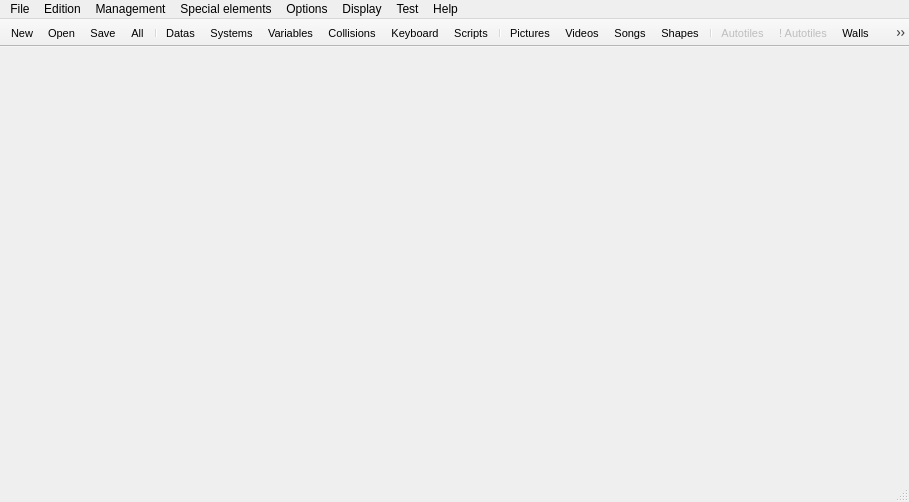
<?xml version="1.0" encoding="UTF-8"?>
<ui version="4.0">
 <class>MainWindow</class>
 <widget class="QMainWindow" name="MainWindow">
  <property name="windowModality">
   <enum>Qt::NonModal</enum>
  </property>
  <property name="enabled">
   <bool>true</bool>
  </property>
  <property name="geometry">
   <rect>
    <x>0</x>
    <y>0</y>
    <width>909</width>
    <height>502</height>
   </rect>
  </property>
  <property name="windowTitle">
   <string/>
  </property>
  <property name="toolButtonStyle">
   <enum>Qt::ToolButtonTextUnderIcon</enum>
  </property>
  <widget class="QWidget" name="centralWidget">
   <layout class="QGridLayout" name="gridLayout"/>
  </widget>
  <widget class="QMenuBar" name="menuBar">
   <property name="geometry">
    <rect>
     <x>0</x>
     <y>0</y>
     <width>909</width>
     <height>22</height>
    </rect>
   </property>
   <property name="acceptDrops">
    <bool>false</bool>
   </property>
   <property name="defaultUp">
    <bool>false</bool>
   </property>
   <property name="nativeMenuBar">
    <bool>false</bool>
   </property>
   <widget class="QMenu" name="menuFile">
    <property name="title">
     <string>File</string>
    </property>
    <widget class="QMenu" name="menuOpen_project">
     <property name="title">
      <string>Open project</string>
     </property>
     <property name="icon">
      <iconset resource="../ressources.qrc">
       <normaloff>:/icons/Ressources/open_file.png</normaloff>:/icons/Ressources/open_file.png</iconset>
     </property>
     <addaction name="actionBrowse"/>
    </widget>
    <addaction name="actionNew_project"/>
    <addaction name="menuOpen_project"/>
    <addaction name="separator"/>
    <addaction name="actionSave"/>
    <addaction name="actionSave_all"/>
    <addaction name="actionExport_standalone"/>
    <addaction name="actionClose_project"/>
    <addaction name="separator"/>
    <addaction name="actionQuit"/>
   </widget>
   <widget class="QMenu" name="menuTest">
    <property name="title">
     <string>Test</string>
    </property>
    <addaction name="actionPlay"/>
   </widget>
   <widget class="QMenu" name="menuManagement">
    <property name="title">
     <string>Management</string>
    </property>
    <addaction name="actionDatas_manager"/>
    <addaction name="actionSystems_manager"/>
    <addaction name="actionVariables_manager"/>
    <addaction name="actionCollisions_manager"/>
    <addaction name="actionKeyboard_controls"/>
    <addaction name="actionScripts_manager"/>
    <addaction name="actionPictures_manager"/>
    <addaction name="actionVideos_manager"/>
    <addaction name="actionSongs_manager"/>
    <addaction name="actionShapes_manager"/>
    <addaction name="separator"/>
    <addaction name="separator"/>
   </widget>
   <widget class="QMenu" name="menuOptions">
    <property name="title">
     <string>Options</string>
    </property>
    <addaction name="actionSet_BR_path_folder"/>
    <addaction name="actionDebug_options"/>
    <addaction name="actionGeneral_options"/>
    <addaction name="actionChange_language"/>
    <addaction name="actionAuto_update"/>
   </widget>
   <widget class="QMenu" name="menuSpecials">
    <property name="title">
     <string>Special elements</string>
    </property>
    <addaction name="actionAutotiles"/>
    <addaction name="actionAnimated_Autotiles"/>
    <addaction name="actionSprite_walls"/>
    <addaction name="action3D_objects"/>
    <addaction name="actionMountains"/>
   </widget>
   <widget class="QMenu" name="menuDisplay">
    <property name="title">
     <string>Display</string>
    </property>
    <addaction name="actionShow_Hide_grid"/>
    <addaction name="actionShow_Hide_square_informations"/>
   </widget>
   <widget class="QMenu" name="menuEdition">
    <property name="title">
     <string>Edition</string>
    </property>
    <addaction name="actionUndo"/>
    <addaction name="actionRedo"/>
    <addaction name="actionHeight_up"/>
    <addaction name="actionHeight_plus_up"/>
    <addaction name="actionHeight_down"/>
    <addaction name="actionHeight_plus_down"/>
   </widget>
   <widget class="QMenu" name="menuHelp">
    <property name="title">
     <string>Help</string>
    </property>
    <addaction name="actionAbout"/>
   </widget>
   <addaction name="menuFile"/>
   <addaction name="menuEdition"/>
   <addaction name="menuManagement"/>
   <addaction name="menuSpecials"/>
   <addaction name="menuOptions"/>
   <addaction name="menuDisplay"/>
   <addaction name="menuTest"/>
   <addaction name="menuHelp"/>
  </widget>
  <widget class="QToolBar" name="mainToolBar">
   <property name="enabled">
    <bool>true</bool>
   </property>
   <property name="font">
    <font>
     <pointsize>8</pointsize>
    </font>
   </property>
   <property name="movable">
    <bool>false</bool>
   </property>
   <property name="allowedAreas">
    <set>Qt::AllToolBarAreas</set>
   </property>
   <property name="floatable">
    <bool>false</bool>
   </property>
   <attribute name="toolBarArea">
    <enum>TopToolBarArea</enum>
   </attribute>
   <attribute name="toolBarBreak">
    <bool>false</bool>
   </attribute>
   <addaction name="actionNew_project"/>
   <addaction name="actionBrowse"/>
   <addaction name="actionSave"/>
   <addaction name="actionSave_all"/>
   <addaction name="separator"/>
   <addaction name="actionDatas_manager"/>
   <addaction name="actionSystems_manager"/>
   <addaction name="actionVariables_manager"/>
   <addaction name="actionCollisions_manager"/>
   <addaction name="actionKeyboard_controls"/>
   <addaction name="actionScripts_manager"/>
   <addaction name="separator"/>
   <addaction name="actionPictures_manager"/>
   <addaction name="actionVideos_manager"/>
   <addaction name="actionSongs_manager"/>
   <addaction name="actionShapes_manager"/>
   <addaction name="separator"/>
   <addaction name="actionAutotiles"/>
   <addaction name="actionAnimated_Autotiles"/>
   <addaction name="actionSprite_walls"/>
   <addaction name="action3D_objects"/>
   <addaction name="actionMountains"/>
   <addaction name="separator"/>
   <addaction name="actionPlay"/>
  </widget>
  <widget class="QStatusBar" name="statusBar"/>
  <action name="actionQuit">
   <property name="text">
    <string>Quit</string>
   </property>
   <property name="toolTip">
    <string>Quit the engine</string>
   </property>
   <property name="statusTip">
    <string>Quit the engine</string>
   </property>
   <property name="shortcut">
    <string>Ctrl+Q</string>
   </property>
  </action>
  <action name="actionNew_project">
   <property name="icon">
    <iconset resource="../ressources.qrc">
     <normaloff>:/icons/Ressources/new_file.png</normaloff>:/icons/Ressources/new_file.png</iconset>
   </property>
   <property name="text">
    <string>New project...</string>
   </property>
   <property name="iconText">
    <string>New</string>
   </property>
   <property name="shortcut">
    <string>Ctrl+N</string>
   </property>
  </action>
  <action name="actionBrowse">
   <property name="icon">
    <iconset resource="../ressources.qrc">
     <normaloff>:/icons/Ressources/open_file.png</normaloff>:/icons/Ressources/open_file.png</iconset>
   </property>
   <property name="text">
    <string>Browse...</string>
   </property>
   <property name="iconText">
    <string>Open</string>
   </property>
   <property name="toolTip">
    <string>Open an existing project</string>
   </property>
   <property name="shortcut">
    <string>Ctrl+O</string>
   </property>
  </action>
  <action name="actionClose_project">
   <property name="text">
    <string>Close project</string>
   </property>
   <property name="shortcut">
    <string>Ctrl+W</string>
   </property>
  </action>
  <action name="actionSave">
   <property name="icon">
    <iconset resource="../ressources.qrc">
     <normaloff>:/icons/Ressources/save.png</normaloff>:/icons/Ressources/save.png</iconset>
   </property>
   <property name="text">
    <string>Save</string>
   </property>
   <property name="shortcut">
    <string>Ctrl+S</string>
   </property>
  </action>
  <action name="actionPlay">
   <property name="icon">
    <iconset resource="../ressources.qrc">
     <normaloff>:/icons/Ressources/play.png</normaloff>:/icons/Ressources/play.png</iconset>
   </property>
   <property name="text">
    <string>Play</string>
   </property>
   <property name="toolTip">
    <string>Play your game!</string>
   </property>
   <property name="shortcut">
    <string>P</string>
   </property>
  </action>
  <action name="actionDatas_manager">
   <property name="icon">
    <iconset resource="../ressources.qrc">
     <normaloff>:/icons/Ressources/datas.png</normaloff>:/icons/Ressources/datas.png</iconset>
   </property>
   <property name="text">
    <string>Datas manager</string>
   </property>
   <property name="iconText">
    <string>Datas</string>
   </property>
   <property name="toolTip">
    <string>Datas manager of your project</string>
   </property>
   <property name="shortcut">
    <string>²</string>
   </property>
  </action>
  <action name="actionVariables_manager">
   <property name="icon">
    <iconset resource="../ressources.qrc">
     <normaloff>:/icons/Ressources/variables.png</normaloff>:/icons/Ressources/variables.png</iconset>
   </property>
   <property name="text">
    <string>Variables manager</string>
   </property>
   <property name="iconText">
    <string>Variables</string>
   </property>
   <property name="shortcut">
    <string>2</string>
   </property>
  </action>
  <action name="actionSystems_manager">
   <property name="icon">
    <iconset resource="../ressources.qrc">
     <normaloff>:/icons/Ressources/systems.png</normaloff>:/icons/Ressources/systems.png</iconset>
   </property>
   <property name="text">
    <string>Systems manager</string>
   </property>
   <property name="iconText">
    <string>Systems</string>
   </property>
   <property name="shortcut">
    <string>1</string>
   </property>
  </action>
  <action name="actionKeyboard_controls">
   <property name="icon">
    <iconset resource="../ressources.qrc">
     <normaloff>:/icons/Ressources/inputs.png</normaloff>:/icons/Ressources/inputs.png</iconset>
   </property>
   <property name="text">
    <string>Keyboard controls</string>
   </property>
   <property name="iconText">
    <string>Keyboard</string>
   </property>
   <property name="shortcut">
    <string>4</string>
   </property>
  </action>
  <action name="actionSave_all">
   <property name="icon">
    <iconset resource="../ressources.qrc">
     <normaloff>:/icons/Ressources/save.png</normaloff>:/icons/Ressources/save.png</iconset>
   </property>
   <property name="text">
    <string>Save all</string>
   </property>
   <property name="iconText">
    <string>All</string>
   </property>
   <property name="shortcut">
    <string>Ctrl+Shift+S</string>
   </property>
  </action>
  <action name="actionExport_standalone">
   <property name="text">
    <string>Export standalone...</string>
   </property>
   <property name="shortcut">
    <string>Ctrl+E</string>
   </property>
  </action>
  <action name="actionPictures_manager">
   <property name="icon">
    <iconset resource="../ressources.qrc">
     <normaloff>:/icons/Ressources/pictures.png</normaloff>:/icons/Ressources/pictures.png</iconset>
   </property>
   <property name="text">
    <string>Pictures manager</string>
   </property>
   <property name="iconText">
    <string>Pictures</string>
   </property>
   <property name="shortcut">
    <string>6</string>
   </property>
  </action>
  <action name="actionSet_BR_path_folder">
   <property name="text">
    <string>Set BR path folder...</string>
   </property>
   <property name="shortcut">
    <string>Shift+U</string>
   </property>
  </action>
  <action name="actionAutotiles">
   <property name="enabled">
    <bool>false</bool>
   </property>
   <property name="icon">
    <iconset resource="../ressources.qrc">
     <normaloff>:/icons/Ressources/autotile_toolbar.png</normaloff>:/icons/Ressources/autotile_toolbar.png</iconset>
   </property>
   <property name="text">
    <string>Autotiles</string>
   </property>
   <property name="shortcut">
    <string>Ctrl+1</string>
   </property>
  </action>
  <action name="actionSprite_walls">
   <property name="enabled">
    <bool>true</bool>
   </property>
   <property name="icon">
    <iconset resource="../ressources.qrc">
     <normaloff>:/icons/Ressources/walls_toolbar.png</normaloff>:/icons/Ressources/walls_toolbar.png</iconset>
   </property>
   <property name="text">
    <string>Sprite walls</string>
   </property>
   <property name="iconText">
    <string>Walls</string>
   </property>
   <property name="shortcut">
    <string>Ctrl+3</string>
   </property>
  </action>
  <action name="action3D_objects">
   <property name="enabled">
    <bool>true</bool>
   </property>
   <property name="icon">
    <iconset resource="../ressources.qrc">
     <normaloff>:/icons/Ressources/object_toolbar.png</normaloff>:/icons/Ressources/object_toolbar.png</iconset>
   </property>
   <property name="text">
    <string>3D objects</string>
   </property>
   <property name="iconText">
    <string>3D objects</string>
   </property>
   <property name="shortcut">
    <string>Ctrl+4</string>
   </property>
  </action>
  <action name="actionMountains">
   <property name="enabled">
    <bool>true</bool>
   </property>
   <property name="icon">
    <iconset resource="../ressources.qrc">
     <normaloff>:/icons/Ressources/mountain_toolbar.png</normaloff>:/icons/Ressources/mountain_toolbar.png</iconset>
   </property>
   <property name="text">
    <string>Mountains</string>
   </property>
   <property name="shortcut">
    <string>Ctrl+5</string>
   </property>
  </action>
  <action name="actionShow_Hide_grid">
   <property name="text">
    <string>Show / Hide grid</string>
   </property>
   <property name="shortcut">
    <string>G</string>
   </property>
  </action>
  <action name="actionShow_Hide_square_informations">
   <property name="text">
    <string>Show / Hide square informations</string>
   </property>
   <property name="shortcut">
    <string>I</string>
   </property>
  </action>
  <action name="actionUndo">
   <property name="text">
    <string>Undo</string>
   </property>
   <property name="shortcut">
    <string>Ctrl+Z</string>
   </property>
  </action>
  <action name="actionRedo">
   <property name="text">
    <string>Redo</string>
   </property>
   <property name="shortcut">
    <string>Ctrl+Shift+Z</string>
   </property>
  </action>
  <action name="actionAnimated_Autotiles">
   <property name="enabled">
    <bool>false</bool>
   </property>
   <property name="icon">
    <iconset resource="../ressources.qrc">
     <normaloff>:/icons/Ressources/autotile_animated_toolbar.png</normaloff>:/icons/Ressources/autotile_animated_toolbar.png</iconset>
   </property>
   <property name="text">
    <string>Animated Autotiles</string>
   </property>
   <property name="iconText">
    <string>! Autotiles</string>
   </property>
   <property name="shortcut">
    <string>Ctrl+2</string>
   </property>
  </action>
  <action name="actionSongs_manager">
   <property name="enabled">
    <bool>true</bool>
   </property>
   <property name="icon">
    <iconset resource="../ressources.qrc">
     <normaloff>:/icons/Ressources/songs.png</normaloff>:/icons/Ressources/songs.png</iconset>
   </property>
   <property name="text">
    <string>Songs manager</string>
   </property>
   <property name="iconText">
    <string>Songs</string>
   </property>
   <property name="shortcut">
    <string>8</string>
   </property>
  </action>
  <action name="actionCollisions_manager">
   <property name="icon">
    <iconset resource="../ressources.qrc">
     <normaloff>:/icons/Ressources/collisions.png</normaloff>:/icons/Ressources/collisions.png</iconset>
   </property>
   <property name="text">
    <string>Collisions manager</string>
   </property>
   <property name="iconText">
    <string>Collisions</string>
   </property>
   <property name="shortcut">
    <string>3</string>
   </property>
  </action>
  <action name="actionScripts_manager">
   <property name="icon">
    <iconset resource="../ressources.qrc">
     <normaloff>:/icons/Ressources/scripts.png</normaloff>:/icons/Ressources/scripts.png</iconset>
   </property>
   <property name="text">
    <string>Scripts manager</string>
   </property>
   <property name="iconText">
    <string>Scripts</string>
   </property>
   <property name="shortcut">
    <string>5</string>
   </property>
  </action>
  <action name="actionDebug_options">
   <property name="text">
    <string>Debug options...</string>
   </property>
   <property name="shortcut">
    <string>Ctrl+U</string>
   </property>
  </action>
  <action name="actionGeneral_options">
   <property name="text">
    <string>General options...</string>
   </property>
   <property name="shortcut">
    <string>U</string>
   </property>
  </action>
  <action name="actionAbout">
   <property name="checkable">
    <bool>false</bool>
   </property>
   <property name="text">
    <string>About</string>
   </property>
  </action>
  <action name="actionHeight_up">
   <property name="icon">
    <iconset resource="../ressources.qrc">
     <normaloff>:/icons/Ressources/height.png</normaloff>:/icons/Ressources/height.png</iconset>
   </property>
   <property name="text">
    <string>Height up</string>
   </property>
   <property name="shortcut">
    <string>Ctrl+Up</string>
   </property>
  </action>
  <action name="actionHeight_plus_up">
   <property name="icon">
    <iconset resource="../ressources.qrc">
     <normaloff>:/icons/Ressources/height_plus.png</normaloff>:/icons/Ressources/height_plus.png</iconset>
   </property>
   <property name="text">
    <string>Height plus up</string>
   </property>
   <property name="shortcut">
    <string>Ctrl+Shift+Up</string>
   </property>
  </action>
  <action name="actionHeight_down">
   <property name="icon">
    <iconset resource="../ressources.qrc">
     <normaloff>:/icons/Ressources/height_down.png</normaloff>:/icons/Ressources/height_down.png</iconset>
   </property>
   <property name="text">
    <string>Height down</string>
   </property>
   <property name="shortcut">
    <string>Ctrl+Down</string>
   </property>
  </action>
  <action name="actionHeight_plus_down">
   <property name="icon">
    <iconset resource="../ressources.qrc">
     <normaloff>:/icons/Ressources/height_down_plus.png</normaloff>:/icons/Ressources/height_down_plus.png</iconset>
   </property>
   <property name="text">
    <string>Height plus down</string>
   </property>
   <property name="shortcut">
    <string>Ctrl+Shift+Down</string>
   </property>
  </action>
  <action name="actionShapes_manager">
   <property name="icon">
    <iconset resource="../ressources.qrc">
     <normaloff>:/icons/Ressources/object_toolbar.png</normaloff>:/icons/Ressources/object_toolbar.png</iconset>
   </property>
   <property name="text">
    <string>Shapes manager</string>
   </property>
   <property name="iconText">
    <string>Shapes</string>
   </property>
   <property name="shortcut">
    <string>9</string>
   </property>
  </action>
  <action name="actionAuto_update">
   <property name="checkable">
    <bool>true</bool>
   </property>
   <property name="checked">
    <bool>true</bool>
   </property>
   <property name="text">
    <string>Auto display updater</string>
   </property>
  </action>
  <action name="actionChange_language">
   <property name="text">
    <string>Change language...</string>
   </property>
  </action>
  <action name="actionVideos_manager">
   <property name="icon">
    <iconset resource="../ressources.qrc">
     <normaloff>:/icons/Ressources/play_song.png</normaloff>:/icons/Ressources/play_song.png</iconset>
   </property>
   <property name="text">
    <string>Videos manager</string>
   </property>
   <property name="iconText">
    <string>Videos</string>
   </property>
   <property name="shortcut">
    <string>7</string>
   </property>
  </action>
 </widget>
 <layoutdefault spacing="6" margin="11"/>
 <resources>
  <include location="../ressources.qrc"/>
 </resources>
 <connections/>
</ui>
